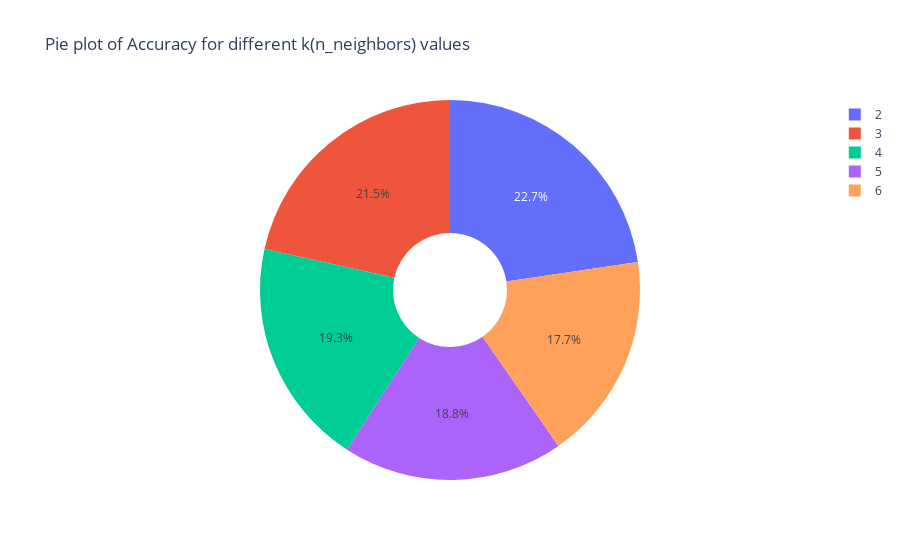

Notebook cell for this chart:
### Code cell
K=[]
ac=[]
for k in range(2,7):
    KNN_CLASS=KNeighborsClassifier(n_neighbors=k)
    KNN_CLASS = KNN_CLASS.fit(trainx[:50],trainy[:50])
    y_pred = KNN_CLASS.predict(trainx[:50])
    acc = accuracy_score(y_pred,trainy[:50])
    ac.append(acc)
    K.append(k)
df=pd.DataFrame(K,columns=["K"])
df["accuracy"]=ac
px.pie(df,names=df["K"],values=df["accuracy"],title="Pie plot of Accuracy for different k(n_neighbors) values",hole=0.3)

### Figure 1 — Plotly figure (JSON) as saved in the notebook; plotly's stock layout.template omitted (floating-point values rounded to 4 significant figures)
{"data": [{"domain": {"x": [0, 1], "y": [0, 1]}, "hole": 0.3, "hovertemplate": "K=%{label}<br>accuracy=%{value}<extra></extra>", "labels": [2, 3, 4, 5, 6], "legendgroup": "", "name": "", "showlegend": true, "type": "pie", "values": [0.82, 0.78, 0.7, 0.68, 0.64]}], "layout": {"legend": {"tracegroupgap": 0}, "title": {"text": "Pie plot of Accuracy for different k(n_neighbors) values"}}}
